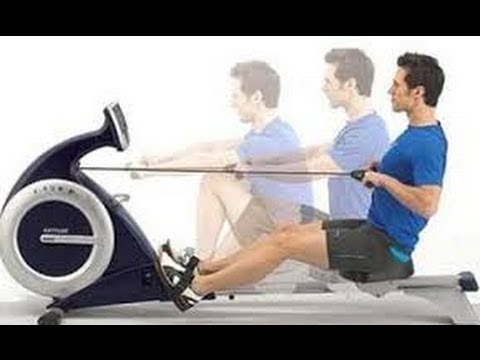
#> input picture dataset/labelbox/image.png, 480 x 360 px
$ python mask_from_json.py   (older library calls are emulated)
#> lines starting #> are read from the running program, lines starting #| are printed output that depends on the picture; after the words box and inside, x2 and y2 are one past the last pixel; in counts of white or black regions, pixels touching at a corner belong together
import json
import skimage
import skimage.draw
import skimage.io
import numpy as np
import urllib.request
import os
import scipy.misc


image_path = "image.png"

json_filename = "rowingMachine.json"
with open(json_filename) as json_file:
#> (reads dataset/labelbox/rowingMachine.json from the repository)
    json_data = json.load(json_file)

elem = json_data[0]
img_url = elem["Labeled Data"]
if not os.path.isfile(image_path):
    urllib.request.urlretrieve(img_url, image_path)
image = skimage.io.imread(image_path)
#> image is the input picture: shape (360, 480, 3); mean R, G, B 151.6, 149.3, 150.5
h, w = image.shape[:2]
#> h = 360; w = 480

poly_coord = elem["Label"]["Rowing machine"][0]
x = [coord["x"] for coord in poly_coord]
y = [coord["y"] for coord in poly_coord]

rr, cc = skimage.draw.polygon(y, x, shape=(h, w))
mask = np.zeros([h, w])
mask[rr, cc] = 1

mask = np.flipud(mask)

scipy.misc.imsave("mask.png", mask)
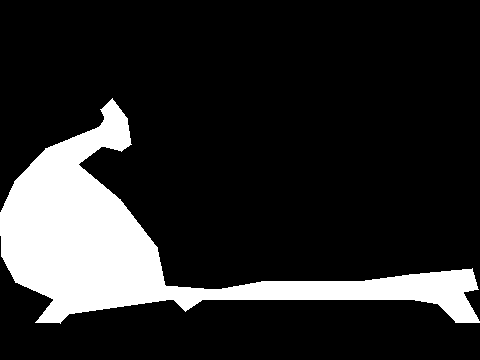
#> saved as mask.png: PIL image 480x360 L; 16.2% white; 1 white region, box (x1, y1, x2, y2) and area: (0, 98, 480, 324) 28070
